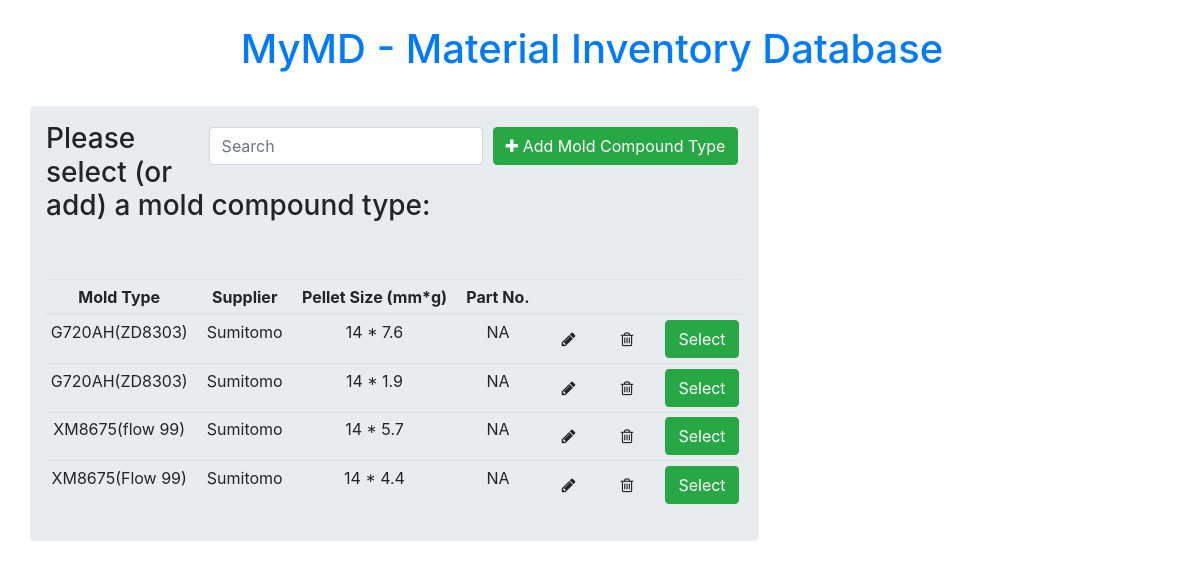
Screenshot of /mold_type with the database file from the repository.
### App.py (models this page shows, shortened)
class MoldType(db.Model):
    __tablename__ = 'mold_types'
    mold_type_id = db.Column(db.Integer, primary_key=True)
    mold_name = db.Column(db.String(100))
    supplier = db.Column(db.String(100))
    pellet_size = db.Column(db.String(100))
    part_no = db.Column(db.String(100))
    mold_description = db.relationship("MoldDescription", cascade="all, delete-orphan")

### App.py (the view)
@app.route("/mold_type")
def show_mold_types():
    all_mold_type = MoldType.query.order_by(MoldType.mold_type_id).all()
    return render_template("mold_type.html", mold_types=all_mold_type)

### templates/mold_type.html (shortened to what this page needs)
{% extends 'base.html' %}
{% block body %}
<div class="container">
    <div class="row">
        <div class="col-xs-7">
            <div class="jumbotron p-3">
                    <button type="button" style="margin:5px;" class="btn btn-success float-right" data-toggle="modal"
                        data-target="#mymodal"><i class="fa fa-plus"></i> Add Mold Compound Type</button>
                    <div class="form-group pull-right" style="margin:5px;">
                        <input type="text" class="form-control" id="mySearch" placeholder="Search">
                    </div>
                    <h3>Please select (or add) a mold compound type:</h3>
                <table id="myTable" class="table table-hover table-sm text-center">
                    <thead>
                        <tr>
                            <th>Mold Type</th>
                            <th></th>
                            <th>Supplier</th>
                            <th></th>
                            <th>Pellet Size (mm*g)</th>
                            <th></th>
                            <th>Part No.</th>
                            <th></th>
                            <th></th>
                            <th></th>
                            <th></th>
                            <th></th>
                            <th></th>
                        </tr>
                    </thead>
                    {% for mold in mold_types %}
                    <tr>
                        <td>{{ mold.mold_name }}</td>
                        <td></td>
                        <td>{{ mold.supplier }}</td>
                        <td></td>
                        <td>{{ mold.pellet_size }}</td>
                        <td></td>
                        <td>{{ mold.part_no }}</td>
                        <td></td>
                        <td>
                            <a href="/mold_type/update/{{mold.mold_type_id}}" class="btn" data-toggle="modal"
                               data-target="#modaledit{{mold.mold_type_id}}"><i class="fa fa-pencil"></i></a>
                        </td>
                        <td></td>
                        <td>
                            <a href="/mold_type/delete/{{mold.mold_type_id}}" class="btn"
                               onclick="return confirm('Are You Sure To Delete?')"><i class="fa fa-trash-o"></i></a>
                        </td>
                        <td></td>
                        <td>
                            <a href="/mold_type/{{ mold.mold_type_id }}" class="btn btn-success" >Select</a>
                        </td>
                    </tr>
                    {% endfor %}
                </table>
            </div>
        </div>
    </div>
</div>
{% endblock %}

### rows the page displays
MoldType: mold_name "G720AH(ZD8303)", supplier "Sumitomo", pellet_size "14 * 7.6", part_no "NA"
MoldType: mold_name "G720AH(ZD8303)", supplier "Sumitomo", pellet_size "14 * 1.9", part_no "NA"
MoldType: mold_name "XM8675(flow 99)", supplier "Sumitomo", pellet_size "14 * 5.7", part_no "NA"
MoldType: mold_name "XM8675(Flow 99)", supplier "Sumitomo", pellet_size "14 * 4.4", part_no "NA"
